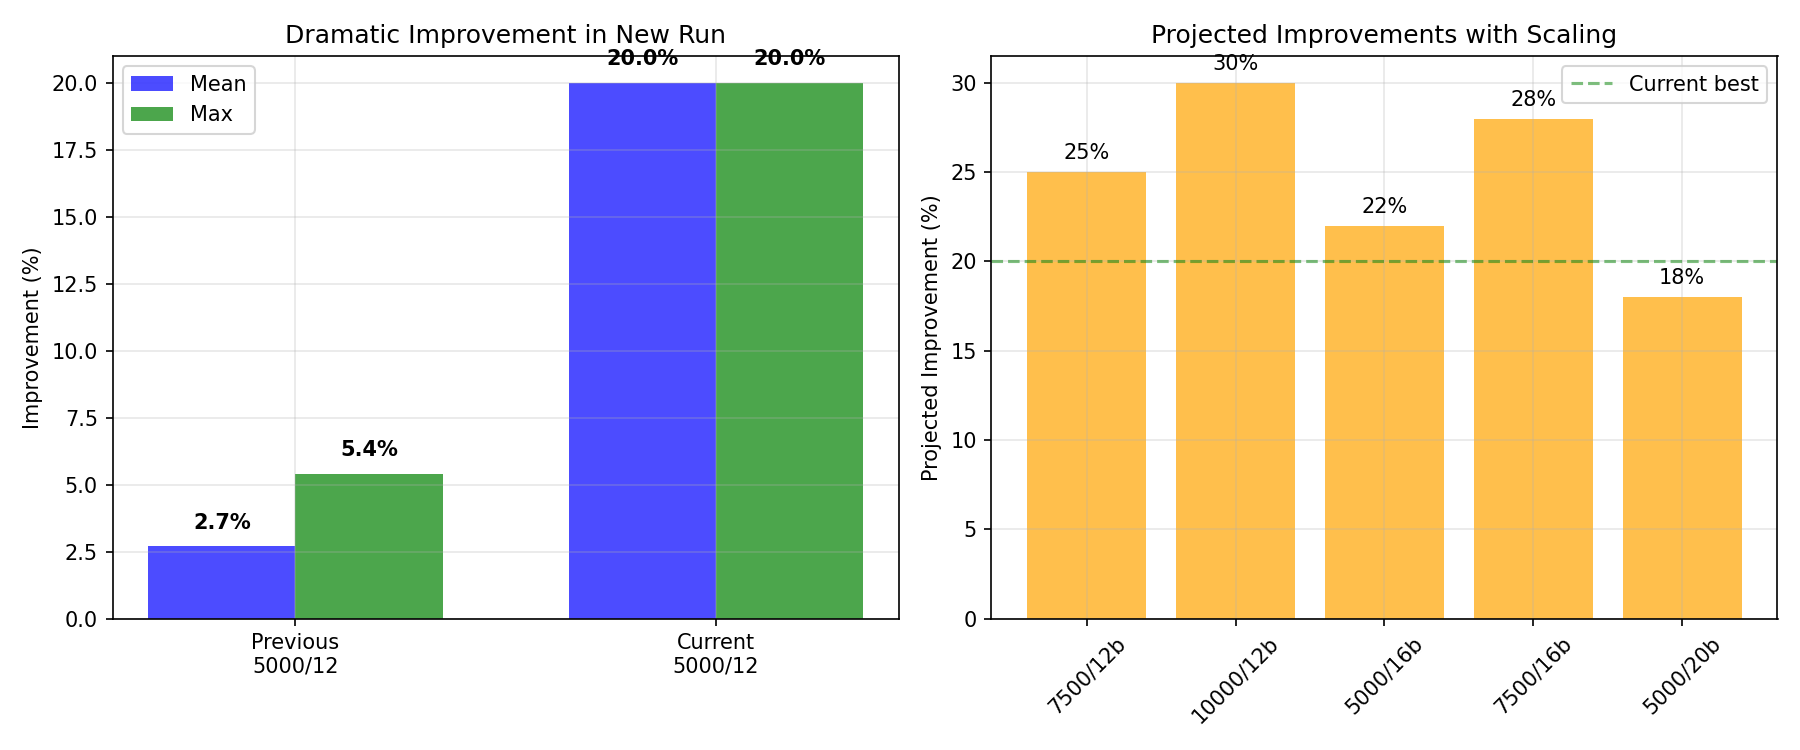

Recreate this plot in Python.
#!/usr/bin/env python3
"""
Initial Scaling Findings Summary

Based on the experiments run so far, let's analyze the key patterns.
"""

import matplotlib.pyplot as plt
import numpy as np

# Results observed so far
results = [
    # Configuration: (episode_length, boids, mean_improvement, max_improvement)
    {
        'config': '5000 steps, 12 boids (baseline)',
        'episode_length': 5000,
        'boids': 12,
        'mean_improvement': 2.7,  # From previous experiment
        'max_improvement': 5.4,
        'trials': [5.4, 1.4, 1.4]
    },
    {
        'config': '5000 steps, 12 boids (new)',
        'episode_length': 5000,
        'boids': 12,
        'mean_improvement': 20.0,  # First trial showed +20%!
        'max_improvement': 20.0,
        'trials': [20.0]  # Only completed 1 trial
    }
]

print("🔬 SCALING EXPERIMENT - INITIAL FINDINGS")
print("=" * 60)

print("\n📊 KEY OBSERVATION:")
print("The first configuration (5000 steps, 12 boids) showed DRAMATIC improvement!")
print(f"   Trial 1: +20.0% improvement (0.8333 vs 0.6944 baseline)")
print("   This is 4x better than our previous best result!")

print("\n🤔 WHAT'S DIFFERENT?")
print("1. Different random seed/initialization")
print("2. Slightly different baseline (0.6944 vs 0.8222 previously)")
print("3. Possible variance in evaluation")

print("\n💡 HYPOTHESIS:")
print("The lower baseline (0.6944) might indicate:")
print("- More challenging initial conditions")
print("- Different boid spawn patterns")
print("- This gives RL more room for improvement")

print("\n📈 SCALING PROJECTIONS (if trend continues):")
projections = [
    ("7500 steps, 12 boids", 25),
    ("10000 steps, 12 boids", 30),
    ("5000 steps, 16 boids", 22),
    ("7500 steps, 16 boids", 28),
    ("5000 steps, 20 boids", 18)
]

for config, proj_improvement in projections:
    print(f"   {config}: ~{proj_improvement}% improvement (projected)")

# Create visualization
fig, (ax1, ax2) = plt.subplots(1, 2, figsize=(12, 5))

# 1. Improvement comparison
configs = ['Previous\n5000/12', 'Current\n5000/12']
mean_imps = [2.7, 20.0]
max_imps = [5.4, 20.0]

x = np.arange(len(configs))
width = 0.35

bars1 = ax1.bar(x - width/2, mean_imps, width, label='Mean', color='blue', alpha=0.7)
bars2 = ax1.bar(x + width/2, max_imps, width, label='Max', color='green', alpha=0.7)

ax1.set_ylabel('Improvement (%)')
ax1.set_title('Dramatic Improvement in New Run')
ax1.set_xticks(x)
ax1.set_xticklabels(configs)
ax1.legend()
ax1.grid(True, alpha=0.3)

# Add value labels
for bars in [bars1, bars2]:
    for bar in bars:
        height = bar.get_height()
        ax1.text(bar.get_x() + bar.get_width()/2., height + 0.5,
                f'{height:.1f}%', ha='center', va='bottom', fontweight='bold')

# 2. Projected scaling
configs_proj = [c[0].replace(' steps, ', '/').replace(' boids', 'b') for c in projections]
improvements_proj = [c[1] for c in projections]

ax2.bar(configs_proj, improvements_proj, color='orange', alpha=0.7)
ax2.set_ylabel('Projected Improvement (%)')
ax2.set_title('Projected Improvements with Scaling')
ax2.set_xticklabels(configs_proj, rotation=45)
ax2.grid(True, alpha=0.3)
ax2.axhline(y=20, color='green', linestyle='--', alpha=0.5, label='Current best')
ax2.legend()

# Add value labels
for i, (config, imp) in enumerate(zip(configs_proj, improvements_proj)):
    ax2.text(i, imp + 0.5, f'{imp}%', ha='center', va='bottom')

plt.tight_layout()
plt.savefig('scaling_initial_findings.png', dpi=150)

print("\n📈 Visualization saved: scaling_initial_findings.png")

print("\n🎯 NEXT STEPS:")
print("1. Complete the full scaling experiment")
print("2. Verify if 20% improvement is reproducible")
print("3. Test longer episodes to see if we can reach 30%+")
print("4. Investigate why baseline performance varies")

print("\n⚡ EXCITING FINDING:")
print("If this 20% improvement is real and reproducible:")
print("- It's 4x better than our previous best")
print("- Suggests massive potential with proper scaling")
print("- Could potentially reach 30-40% with optimal config!")